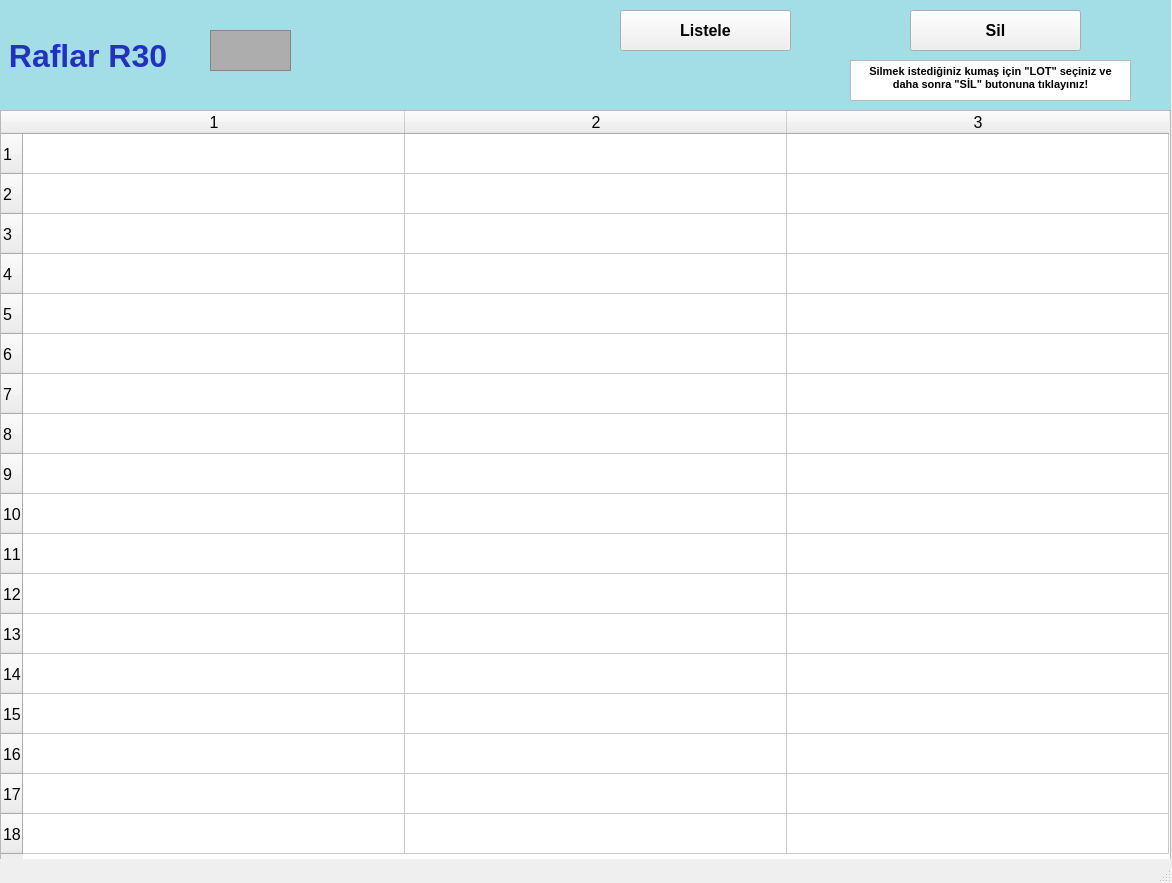
<?xml version="1.0" encoding="UTF-8"?>
<ui version="4.0">
 <class>raflarR30_ekran</class>
 <widget class="QMainWindow" name="raflarR30_ekran">
  <property name="geometry">
   <rect>
    <x>0</x>
    <y>0</y>
    <width>1172</width>
    <height>883</height>
   </rect>
  </property>
  <property name="font">
   <font>
    <pointsize>12</pointsize>
    <weight>50</weight>
    <bold>false</bold>
    <kerning>false</kerning>
   </font>
  </property>
  <property name="windowTitle">
   <string/>
  </property>
  <widget class="QWidget" name="centralwidget">
   <widget class="QLabel" name="raflarR1yazi_lbl">
    <property name="geometry">
     <rect>
      <x>0</x>
      <y>0</y>
      <width>1171</width>
      <height>111</height>
     </rect>
    </property>
    <property name="font">
     <font>
      <pointsize>24</pointsize>
      <weight>75</weight>
      <bold>true</bold>
     </font>
    </property>
    <property name="styleSheet">
     <string notr="true">background-color: rgb(163, 221, 229);
color: rgb(34, 50, 190);</string>
    </property>
    <property name="text">
     <string> Raflar R30</string>
    </property>
   </widget>
   <widget class="QFrame" name="raflarR1_img">
    <property name="geometry">
     <rect>
      <x>210</x>
      <y>30</y>
      <width>81</width>
      <height>41</height>
     </rect>
    </property>
    <property name="styleSheet">
     <string notr="true">background-color: rgb(173, 173, 173);</string>
    </property>
    <property name="frameShape">
     <enum>QFrame::StyledPanel</enum>
    </property>
    <property name="frameShadow">
     <enum>QFrame::Raised</enum>
    </property>
   </widget>
   <widget class="QTableWidget" name="R30_tw">
    <property name="geometry">
     <rect>
      <x>0</x>
      <y>110</y>
      <width>1171</width>
      <height>751</height>
     </rect>
    </property>
    <property name="baseSize">
     <size>
      <width>0</width>
      <height>0</height>
     </size>
    </property>
    <property name="rowCount">
     <number>18</number>
    </property>
    <property name="columnCount">
     <number>3</number>
    </property>
    <attribute name="horizontalHeaderVisible">
     <bool>true</bool>
    </attribute>
    <attribute name="horizontalHeaderCascadingSectionResizes">
     <bool>false</bool>
    </attribute>
    <attribute name="horizontalHeaderDefaultSectionSize">
     <number>382</number>
    </attribute>
    <attribute name="horizontalHeaderMinimumSectionSize">
     <number>38</number>
    </attribute>
    <attribute name="verticalHeaderDefaultSectionSize">
     <number>40</number>
    </attribute>
    <attribute name="verticalHeaderMinimumSectionSize">
     <number>23</number>
    </attribute>
    <row/>
    <row/>
    <row/>
    <row/>
    <row/>
    <row/>
    <row/>
    <row/>
    <row/>
    <row/>
    <row/>
    <row/>
    <row/>
    <row/>
    <row/>
    <row/>
    <row/>
    <row/>
    <column/>
    <column/>
    <column/>
   </widget>
   <widget class="QPushButton" name="listeleR30_btn">
    <property name="geometry">
     <rect>
      <x>620</x>
      <y>10</y>
      <width>171</width>
      <height>41</height>
     </rect>
    </property>
    <property name="font">
     <font>
      <pointsize>12</pointsize>
      <weight>75</weight>
      <bold>true</bold>
     </font>
    </property>
    <property name="text">
     <string>Listele</string>
    </property>
   </widget>
   <widget class="QPushButton" name="silR30_btn">
    <property name="geometry">
     <rect>
      <x>910</x>
      <y>10</y>
      <width>171</width>
      <height>41</height>
     </rect>
    </property>
    <property name="font">
     <font>
      <pointsize>12</pointsize>
      <weight>75</weight>
      <bold>true</bold>
     </font>
    </property>
    <property name="text">
     <string>Sil</string>
    </property>
   </widget>
   <widget class="QTextBrowser" name="textBrowser">
    <property name="geometry">
     <rect>
      <x>850</x>
      <y>60</y>
      <width>281</width>
      <height>41</height>
     </rect>
    </property>
    <property name="html">
     <string>&lt;!DOCTYPE HTML PUBLIC &quot;-//W3C//DTD HTML 4.0//EN&quot; &quot;http://www.w3.org/TR/REC-html40/strict.dtd&quot;&gt;
&lt;html&gt;&lt;head&gt;&lt;meta name=&quot;qrichtext&quot; content=&quot;1&quot; /&gt;&lt;style type=&quot;text/css&quot;&gt;
p, li { white-space: pre-wrap; }
&lt;/style&gt;&lt;/head&gt;&lt;body style=&quot; font-family:'MS Shell Dlg 2'; font-size:12pt; font-weight:400; font-style:normal;&quot;&gt;
&lt;p align=&quot;center&quot; style=&quot; margin-top:0px; margin-bottom:0px; margin-left:0px; margin-right:0px; -qt-block-indent:0; text-indent:0px;&quot;&gt;&lt;span style=&quot; font-size:8pt; font-weight:600;&quot;&gt;Silmek istediğiniz kumaş için &amp;quot;LOT&amp;quot; seçiniz ve daha sonra &amp;quot;SİL&amp;quot; butonuna tıklayınız!&lt;/span&gt;&lt;/p&gt;&lt;/body&gt;&lt;/html&gt;</string>
    </property>
   </widget>
  </widget>
  <widget class="QStatusBar" name="statusbar"/>
 </widget>
 <resources/>
 <connections/>
</ui>
